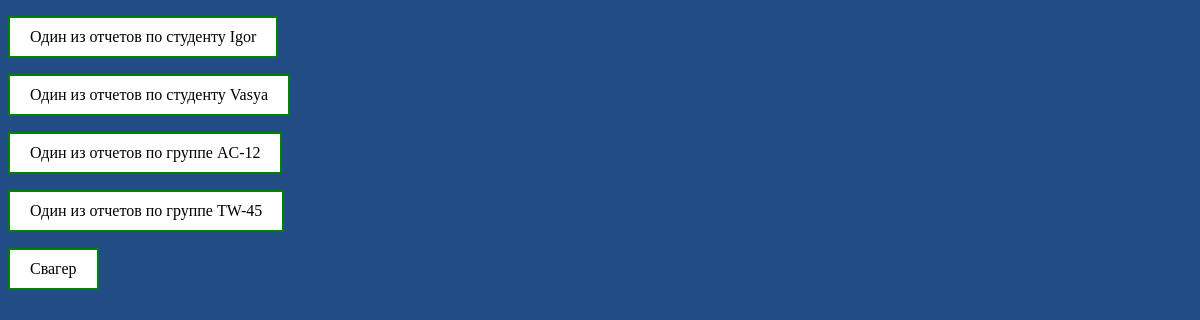
Before: /landing with the older database file.
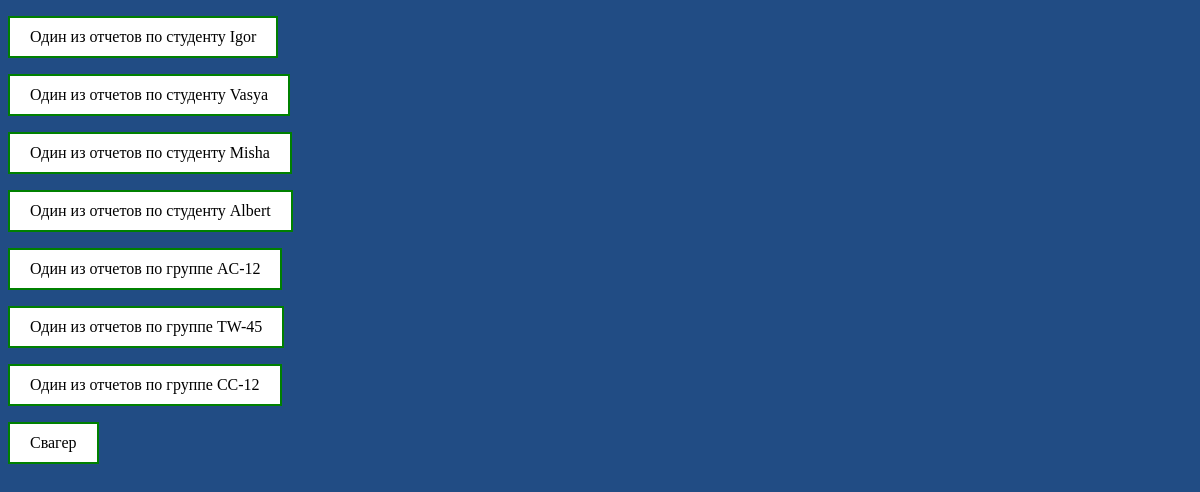
After: the same page with the newer database file.
### api/models.py (models this page shows)
class Students(models.Model):
    first_name = models.CharField(max_length=100, blank=True, default='')
    second_name = models.CharField(max_length=100, blank=True, default='')
    def __str__(self) -> str:
        return self.first_name

class Groups(models.Model):
    group_name = models.CharField(max_length=100, blank=True, default='')
    def __str__(self) -> str:
        return self.group_name

### api/views.py (the view)
# urls.py: path('landing', views.landing, name='landing'),
def landing(request):
    students = Students.objects.all()
    student_id = {student_id.id: student_id for student_id in students}
    groups = Groups.objects.all()
    groups_id = {groups_id.id: groups_id for groups_id in groups}
    data = {
        'students': student_id,
        'groups': groups_id
    }
    return render(request, 'landing/landing.html', {'data': data})

### api/templates/landing/landing.html (shortened to what this page needs)
<!DOCTYPE html>
<html>
<head>
</head>
<body>
{%for sort_students_url, name in data.students.items%}
        <p><a href="students_sort/{{sort_students_url}}" target="_blank">Один из отчетов по студенту {{name}} </a><p></p>
{%endfor%}
{%for sort_groups_url, groups in data.groups.items%}
    <p><a href="group_sort/{{sort_groups_url}}/" target="_blank">Один из отчетов по группе {{groups}}</a><p></p>
{%endfor%}
<a href="docs/" target="_blank">Свагер</a>
</body>
</html>

### api/templates/landing/landing.html (style rules this page uses)
html { background-color:#214c84; background-repeat:no-repeat; background-size:cover; height:100%; }
a:link, a:visited { background-color: white; color: black; border: 2px solid green; padding: 10px 20px; text-align: center; text-decoration: none; display: inline-block; }

Changed rows visible on the page:
added Students: first_name "Misha"
added Students: first_name "Albert"
added Groups: group_name "СС-12"
